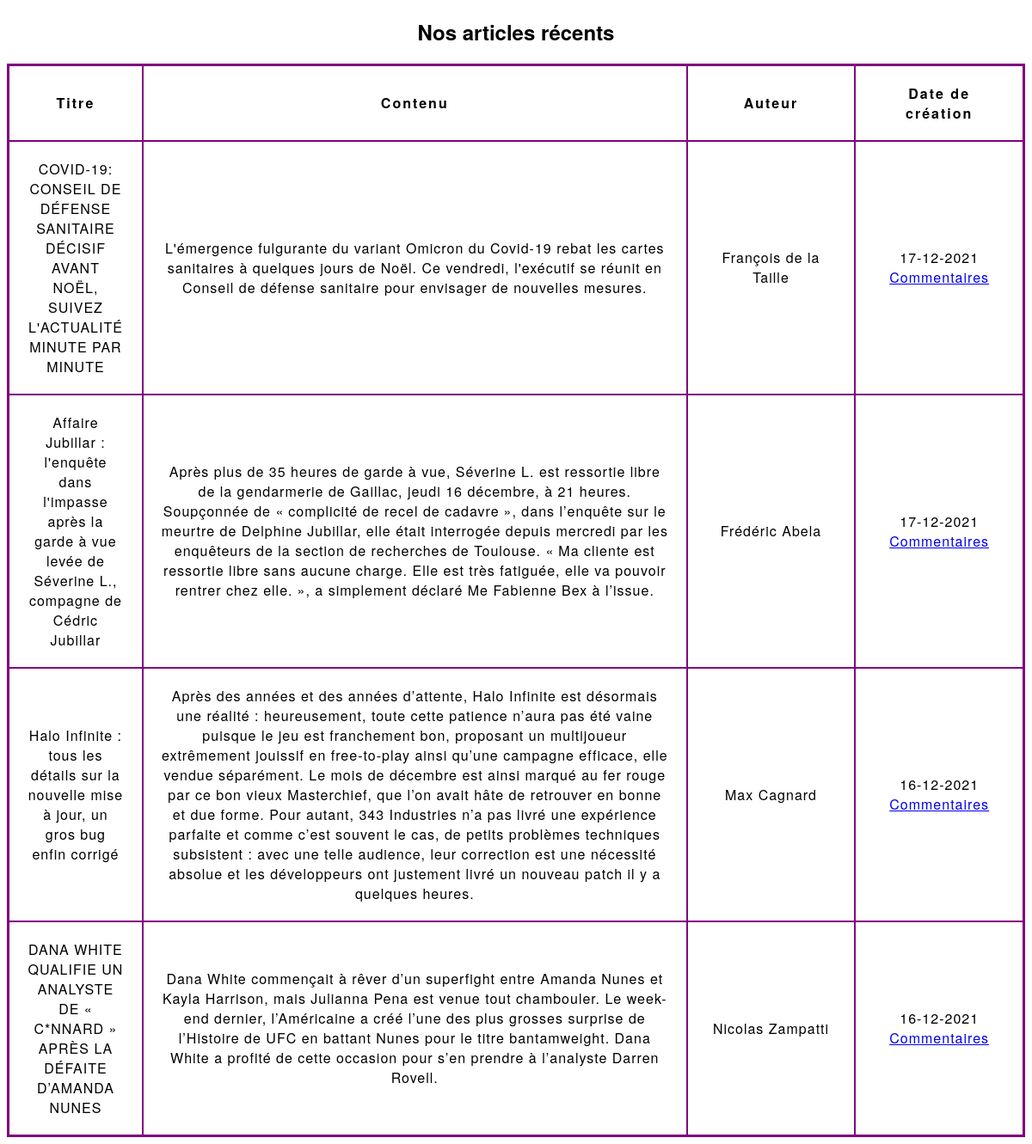
Screenshot of /blog.php with the database file from the repository.
### tables this page shows
CREATE TABLE IF NOT EXISTS `article` (
  `NumArt` int(11) NOT NULL AUTO_INCREMENT,
  `TitreArt` varchar(255) NOT NULL,
  `ContenuArt` text NOT NULL,
  `AuteurArt` varchar(100) NOT NULL,
  `DateCreaArt` date NOT NULL,
  PRIMARY KEY (`NumArt`)
);

### blog.php (called while the page is built, shortened)
<?php
require_once('./include/class_pdo.php');
$pdo = myPdo::getMyPdo();
include('./vues/v_article.php')
?>

### include/class_pdo.php (called while the page is built, shortened)
<?php
class myPdo{
    private static  $serveur='mysql:host=localhost';
    private static  $bdd='dbname=bdblog';
    private static  $user='root';
    private static  $mdp='';
    private static  $pdo;
    private static  $myPdo=null;
    private function __construct(){
        myPdo::$pdo = new PDO(myPdo::$serveur.';'.myPdo::$bdd,myPdo::$user, myPdo::$mdp);
        myPdo::$pdo->query("SET CHARACTER SET utf8");
    }
    public static function getMyPdo(){
        if(myPdo::$myPdo == null){
            myPdo::$myPdo = new myPdo;
        }
        return myPdo::$myPdo;
    }
    public function getArticles(){
        $req = 'SELECT article.NumArt as id, article.TitreArt as titre, article.ContenuArt as contenu, article.AuteurArt as auteur,
                article.DateCreaArt as dateCrea FROM article';
        $res = myPdo::$pdo->query($req);
        $lesLignes = array();
        while($laLigne = $res->fetch()){
            $lesLignes[] = $laLigne;
        }
        return $lesLignes;
    }
}
?>

### vues/v_article.php (the view, shortened to what this page needs)
<!DOCTYPE html>
<html lang="en">
<head>
    <link href="style.css" type="text/css" rel="stylesheet">
</head>
<body>
    <h2>Nos articles récents</h2>
    <div class="articles">
        <table id="articles">
            <thead>
                <tr>
                    <th>Titre</th>
                    <th>Contenu</th>
                    <th>Auteur</th>
                    <th>Date de création</th>
                </tr>
            </thead>
            <tbody>
            <?php
            $res = $pdo->getArticles();
            foreach( $res as $article ){
                $dateModif = new DateTime($article['dateCrea']);
                echo'<tr>
                        <td> '.$article['titre'].' </td>
                        <td class="contenu"> '.$article['contenu']. '</td>
                        <td> '.$article['auteur'].' </td>
                        <td> '.date_format($dateModif, 'd-m-Y')."
                        <a href='./vues/v_commentaire.php?id=".$article['id']."'>Commentaires</a>
                        </td>
                    </tr>";
            }
            ?>
            </tbody>
        </table>
    </div>
</body>
</html>

### style.css (style rules this page uses)
table#articles { table-layout: fixed; width: 100%; border-collapse: collapse; border: 3px solid purple; }
thead th:nth-child(1) { width: 15%; }
thead th:nth-child(2) { width: 55%; }
thead th:nth-child(3) { width: 20%; }
thead th:nth-child(4) { width: 20%; }
thead th:nth-child(2) { width: 75%; }
th, td { padding: 20px; }
html { font-family: 'helvetica neue', helvetica, arial, sans-serif; }
h2 { text-align: center; }
th { border: 2px solid purple; letter-spacing: 2px; }
td { letter-spacing: 1px; border: 2px solid purple; text-align: center; }
tr { border: 2px solid purple; }

### rows the page displays
article: TitreArt "COVID-19: CONSEIL DE DÉFENSE SANITAIRE DÉCISIF AVANT NOËL, SUIVEZ L'ACTUALITÉ MINUTE PAR MINUTE", ContenuArt "L'émergence fulgurante du variant Omicron du Covid-19 rebat les cartes sanitaires à quelques jours de Noël. Ce vendredi, l'exécutif se réunit en Conseil de défense sanitaire pour envisager de nouvelles mesures.", AuteurArt "François de la Taille", DateCreaArt "17-12-2021"
article: TitreArt "Affaire Jubillar : l'enquête dans l'impasse après la garde à vue levée de Séverine L., compagne de Cédric Jubillar", ContenuArt "Après plus de 35 heures de garde à vue, Séverine L. est ressortie libre de la gendarmerie de Gaillac, jeudi 16 décembre, à 21 heures. Soupçonnée de « complicité de recel de cadavre », dans l’enquête sur le meurtre de Delphine Jubillar, elle était interrogée depuis mercredi par les enquêteurs de la section de recherches de Toulouse. « Ma cliente est ressortie libre sans aucune charge. Elle est très fatiguée, elle va pouvoir rentrer chez elle. », a simplement déclaré Me Fabienne Bex à l’issue.", AuteurArt "Frédéric Abela", DateCreaArt "17-12-2021"
article: TitreArt "Halo Infinite : tous les détails sur la nouvelle mise à jour, un gros bug enfin corrigé", ContenuArt "Après des années et des années d’attente, Halo Infinite est désormais une réalité : heureusement, toute cette patience n’aura pas été vaine puisque le jeu est franchement bon, proposant un multijoueur extrêmement jouissif en free-to-play ainsi qu’une campagne efficace, elle vendue séparément. Le mois de décembre est ainsi marqué au fer rouge par ce bon vieux Masterchief, que l’on avait hâte de retrouver en bonne et due forme. Pour autant, 343 Industries n’a pas livré une expérience parfaite et comme c’est souvent le cas, de petits problèmes techniques subsistent : avec une telle audience, leur correction est une nécessité absolue et les développeurs ont justement livré un nouveau patch il y…", AuteurArt "Max Cagnard", DateCreaArt "16-12-2021"
article: TitreArt "DANA WHITE QUALIFIE UN ANALYSTE DE « C*NNARD » APRÈS LA DÉFAITE D’AMANDA NUNES", ContenuArt "Dana White commençait à rêver d’un superfight entre Amanda Nunes et Kayla Harrison, mais Julianna Pena est venue tout chambouler. Le week-end dernier, l’Américaine a créé l’une des plus grosses surprise de l’Histoire de UFC en battant Nunes pour le titre bantamweight. Dana White a profité de cette occasion pour s’en prendre à l’analyste Darren Rovell.", AuteurArt "Nicolas Zampatti", DateCreaArt "16-12-2021"
